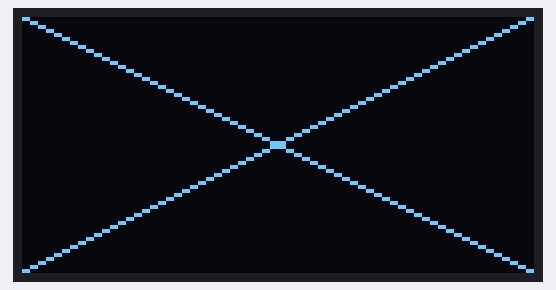
A program run on a simulated ESP32. Shown: 128×64 one-colour display.

Above: at 0.1 s.
At 2.1 s:
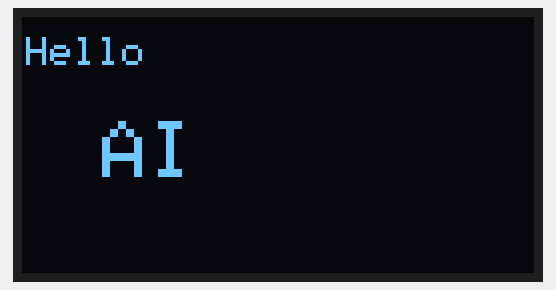
At 4.2 s:
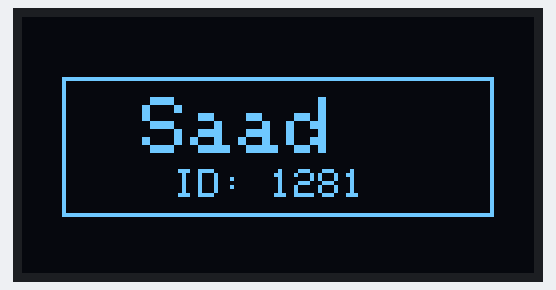

Measured:
- by itself, everything shown: repeats every 6.1 s, in 3 steps
- what the display in image 1 shows lasts 2.0 s, from 2.1 s to 4.1 s

The program:

main.cpp
```cpp
#include <Wire.h>
#include <Adafruit_GFX.h>
#include <Adafruit_SSD1306.h>

// ---- OLED setup ----
#define SCREEN_WIDTH 128
#define SCREEN_HEIGHT 64
#define OLED_ADDR 0x3C

Adafruit_SSD1306 display(SCREEN_WIDTH, SCREEN_HEIGHT, &Wire, -1);

void setup() {
  Wire.begin(21, 22); // ESP32 default I2C pins (SDA=21, SCL=22)
  if (!display.begin(SSD1306_SWITCHCAPVCC, OLED_ADDR)) {
    // If it fails, check wiring and address (0x3C/0x3D)
    for (;;);
  }
  display.clearDisplay();
}

void loop() {
  // Display diagonal lines
  display.clearDisplay();
  display.drawLine(0, 0, 127, 63, SSD1306_WHITE);
  display.drawLine(0, 63, 127, 0, SSD1306_WHITE);
  display.display();
  delay(2000);

  // Display "Hello AI"
  display.clearDisplay();
  display.setTextSize(1);
  display.setTextColor(SSD1306_WHITE);
  display.setCursor(1, 5);
  display.println("Hello");
  display.setTextSize(2);
  display.setCursor(20, 26);
  display.println("AI");
  display.display();
  delay(2000);

  // Display Name and ID with box
  display.clearDisplay();

  // Draw rectangle border
  display.drawRect(10, 15, 108, 35, SSD1306_WHITE);

  // Display Name
  display.setTextSize(2);
  display.setTextColor(SSD1306_WHITE);
  display.setCursor(30, 20);
  display.println("Saad");

  // Display ID
  display.setTextSize(1);
  display.setCursor(38, 38);
  display.println("ID: 1281");

  display.display();
  delay(2000);
}
```
